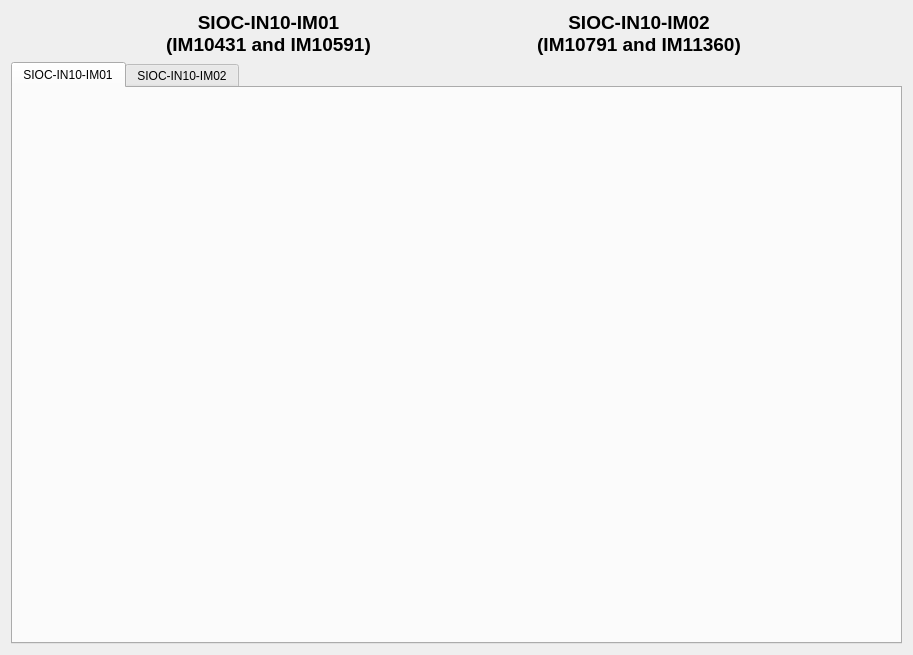
<?xml version="1.0" encoding="UTF-8"?>
<ui version="4.0">
 <class>Form</class>
 <widget class="QWidget" name="Form">
  <property name="geometry">
   <rect>
    <x>0</x>
    <y>0</y>
    <width>913</width>
    <height>655</height>
   </rect>
  </property>
  <property name="windowTitle">
   <string>FACET-II IN10 Triggers</string>
  </property>
  <layout class="QVBoxLayout" name="verticalLayout">
   <item>
    <layout class="QHBoxLayout" name="horizontalLayout">
     <item>
      <spacer name="horizontalSpacer_3">
       <property name="orientation">
        <enum>Qt::Horizontal</enum>
       </property>
       <property name="sizeHint" stdset="0">
        <size>
         <width>40</width>
         <height>20</height>
        </size>
       </property>
      </spacer>
     </item>
     <item>
      <widget class="QLabel" name="label">
       <property name="font">
        <font>
         <pointsize>14</pointsize>
         <weight>75</weight>
         <bold>true</bold>
        </font>
       </property>
       <property name="text">
        <string>SIOC-IN10-IM01
(IM10431 and IM10591)</string>
       </property>
       <property name="alignment">
        <set>Qt::AlignCenter</set>
       </property>
      </widget>
     </item>
     <item>
      <widget class="PyDMByteIndicator" name="PyDMByteIndicator">
       <property name="toolTip">
        <string/>
       </property>
       <property name="channel" stdset="0">
        <string>ca://SIOC:IN10:IM01:STATSUMY</string>
       </property>
       <property name="showLabels" stdset="0">
        <bool>false</bool>
       </property>
      </widget>
     </item>
     <item>
      <spacer name="horizontalSpacer">
       <property name="orientation">
        <enum>Qt::Horizontal</enum>
       </property>
       <property name="sizeHint" stdset="0">
        <size>
         <width>40</width>
         <height>20</height>
        </size>
       </property>
      </spacer>
     </item>
     <item>
      <widget class="QLabel" name="label_2">
       <property name="font">
        <font>
         <pointsize>14</pointsize>
         <weight>75</weight>
         <bold>true</bold>
        </font>
       </property>
       <property name="text">
        <string>SIOC-IN10-IM02
(IM10791 and IM11360)</string>
       </property>
       <property name="alignment">
        <set>Qt::AlignCenter</set>
       </property>
      </widget>
     </item>
     <item>
      <widget class="PyDMByteIndicator" name="PyDMByteIndicator_2">
       <property name="toolTip">
        <string/>
       </property>
       <property name="channel" stdset="0">
        <string>ca://SIOC:IN10:IM02:STATSUMY</string>
       </property>
       <property name="showLabels" stdset="0">
        <bool>false</bool>
       </property>
      </widget>
     </item>
     <item>
      <spacer name="horizontalSpacer_2">
       <property name="orientation">
        <enum>Qt::Horizontal</enum>
       </property>
       <property name="sizeHint" stdset="0">
        <size>
         <width>40</width>
         <height>20</height>
        </size>
       </property>
      </spacer>
     </item>
    </layout>
   </item>
   <item>
    <layout class="QVBoxLayout" name="verticalLayout_2">
     <item>
      <widget class="QTabWidget" name="tabWidget">
       <property name="currentIndex">
        <number>0</number>
       </property>
       <widget class="QWidget" name="tab">
        <attribute name="title">
         <string>SIOC-IN10-IM01</string>
        </attribute>
        <layout class="QVBoxLayout" name="verticalLayout_4">
         <item>
          <widget class="PyDMEmbeddedDisplay" name="PyDMEmbeddedDisplay">
           <property name="toolTip">
            <string/>
           </property>
           <property name="macros" stdset="0">
            <string>{&quot;PREFIX&quot;: &quot;IN10:IM01:0&quot;}</string>
           </property>
           <property name="filename" stdset="0">
            <string>bcm_triggers.ui</string>
           </property>
          </widget>
         </item>
        </layout>
       </widget>
       <widget class="QWidget" name="tab_2">
        <attribute name="title">
         <string>SIOC-IN10-IM02</string>
        </attribute>
        <layout class="QVBoxLayout" name="verticalLayout_5">
         <item>
          <widget class="PyDMEmbeddedDisplay" name="PyDMEmbeddedDisplay_2">
           <property name="toolTip">
            <string/>
           </property>
           <property name="macros" stdset="0">
            <string>{&quot;PREFIX&quot;: &quot;IN10:IM02:0&quot;}</string>
           </property>
           <property name="filename" stdset="0">
            <string>bcm_triggers.ui</string>
           </property>
          </widget>
         </item>
        </layout>
       </widget>
      </widget>
     </item>
    </layout>
   </item>
  </layout>
 </widget>
 <customwidgets>
  <customwidget>
   <class>PyDMByteIndicator</class>
   <extends>QWidget</extends>
   <header>pydm.widgets.byte</header>
  </customwidget>
  <customwidget>
   <class>PyDMEmbeddedDisplay</class>
   <extends>QFrame</extends>
   <header>pydm.widgets.embedded_display</header>
  </customwidget>
 </customwidgets>
 <resources/>
 <connections/>
</ui>
